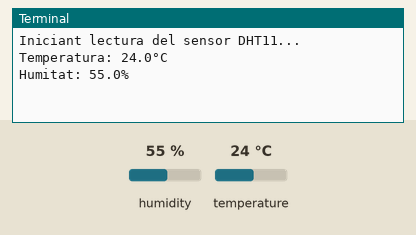
The program below on a simulated Raspberry Pi (BCM pin numbers). Shown: the last lines printed to the terminal. The test bench sets the inputs (shaded band); at power-on: humidity 55 %, temperature 24 °C.

Above: at 1.2 s.
1.3 s: humidity set to 22 %
At 4.3 s:
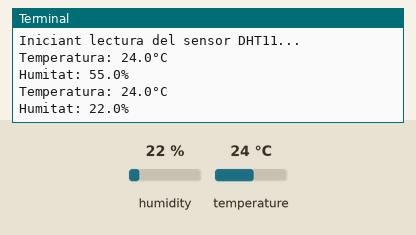
4.7 s: temperature set to 12 °C
At 6.1 s:
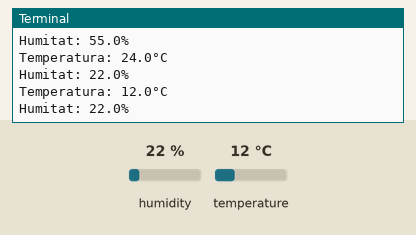
8.1 s: humidity set to 40 %
At 9.0 s:
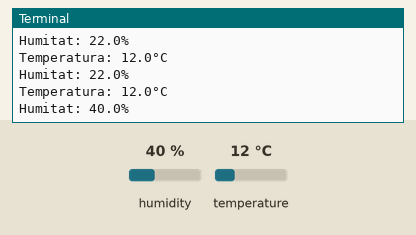
Timing chart, 0 to 11.1 s (numbered marks = the images above; inputs shaded):
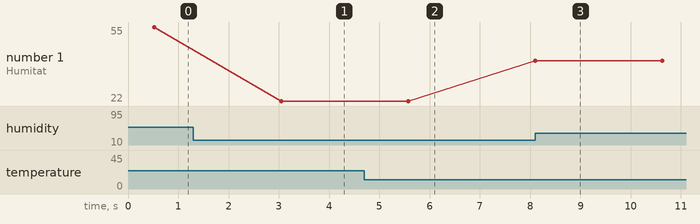

Measured:
- after the input at 1.3 s, the terminal: prints a new line after 1.8 s (image 1)
- after the input at 4.7 s, the terminal: prints a new line after 0.88 s (image 2)
- after the input at 8.1 s, the terminal: prints a new line at once (image 3)
- plotted number 1: 55 → 22 after the input at 1.3 s, 22 → 40 after the input at 8.1 s

The program:

sensor_temperature.py
```python
import Adafruit_DHT
import time

# Configuració del tipus de sensor i del pin GPIO
SENSOR = Adafruit_DHT.DHT11
GPIO_PIN = 22  # Pin GPIO22 per a SIGNAL

def read_dht11():
    """
    Llegeix la temperatura i la humitat del sensor DHT11.
    """
    humidity, temperature = Adafruit_DHT.read_retry(SENSOR, GPIO_PIN)

    if humidity is not None and temperature is not None:
        print(f"Temperatura: {temperature:.1f}°C")
        print(f"Humitat: {humidity:.1f}%")
    else:
        print("Error en la lectura del sensor. Intentant de nou...")

if __name__ == "__main__":
    print("Iniciant lectura del sensor DHT11...")
    try:
        while True:
            read_dht11()
            time.sleep(2)  # Espera 2 segons entre lectures
    except KeyboardInterrupt:
        print("\nLectura del sensor aturada.")
```
